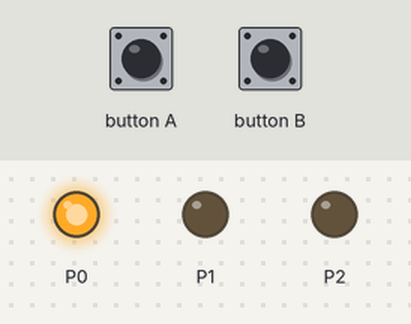
Recording of a program running on a simulated BBC micro:bit (MakeCode). Parts: output pins drawn as LEDs (lit = HIGH). The inputs (shaded band) are chosen by the test bench.

Above: at 1.2 s.
1.3 s: button A pressed for 0.15 s
At 2.5 s:
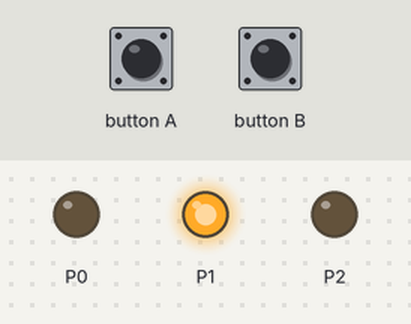
2.9 s: button B pressed for 0.15 s
At 3.7 s:
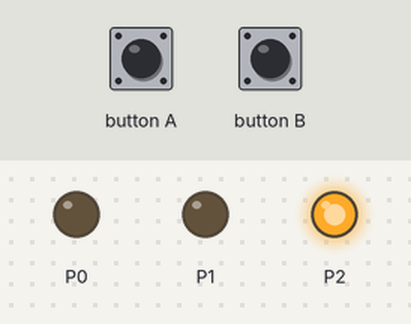
Timing chart, 0 to 5.9 s (numbered marks = the images above; inputs shaded):
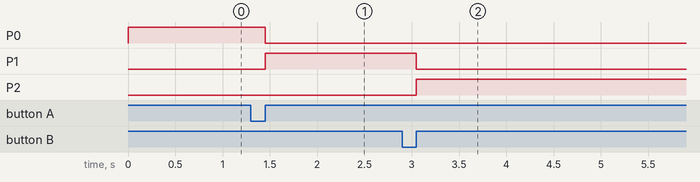

Measured:
- after the input at 1.3 s, P0: HIGH → LOW after 0.15 s; P1: LOW → HIGH after 0.15 s
- after the input at 2.9 s, P1: HIGH → LOW after 0.15 s; P2: LOW → HIGH after 0.15 s

The program:

main.ts
```typescript
input.onButtonPressed(Button.A, function () {
    pins.analogWritePin(AnalogPin.P0, 0)
    pins.analogWritePin(AnalogPin.P1, 1023)
    pins.analogWritePin(AnalogPin.P2, 0)
})
input.onButtonPressed(Button.B, function () {
    pins.analogWritePin(AnalogPin.P0, 0)
    pins.analogWritePin(AnalogPin.P1, 0)
    pins.analogWritePin(AnalogPin.P2, 1023)
})
pins.analogWritePin(AnalogPin.P0, 1023)
pins.analogWritePin(AnalogPin.P1, 0)
pins.analogWritePin(AnalogPin.P2, 0)
```

test.ts
```typescript
// aquí va el archivo "tests"; esto no se compilará cuando este paquete se utilice como una extensión.
```
